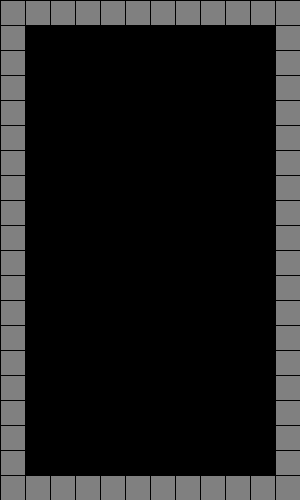
Frame 1 (no input)
Frame 60 (the mouse pressed at the canvas centre just before this capture): identical to frame 1, image omitted
Frame 120 (the mouse held since frame 60 and released just before this capture): identical to frame 1, image omitted

The Processing sketch that drew this single still picture (run headless with seeded random() and noise(); from frame 60 on, the mouse is pressed at the canvas centre):

// Processing sketch: tetris02
// ── tetris02.pde
//Tetris 俄羅斯方塊
int[][]grid={
  {1,1,1,1,1,1,1,1,1,1,1,1},
  {1,0,0,0,0,0,0,0,0,0,0,1},
  {1,0,0,0,0,0,0,0,0,0,0,1},
  {1,0,0,0,0,0,0,0,0,0,0,1},
  {1,0,0,0,0,0,0,0,0,0,0,1},
  {1,0,0,0,0,0,0,0,0,0,0,1},
  {1,0,0,0,0,0,0,0,0,0,0,1},
  {1,0,0,0,0,0,0,0,0,0,0,1},
  {1,0,0,0,0,0,0,0,0,0,0,1},
  {1,0,0,0,0,0,0,0,0,0,0,1},
  {1,0,0,0,0,0,0,0,0,0,0,1},
  {1,0,0,0,0,0,0,0,0,0,0,1},
  {1,0,0,0,0,0,0,0,0,0,0,1},
  {1,0,0,0,0,0,0,0,0,0,0,1},
  {1,0,0,0,0,0,0,0,0,0,0,1},
  {1,0,0,0,0,0,0,0,0,0,0,1},
  {1,0,0,0,0,0,0,0,0,0,0,1},
  {1,0,0,0,0,0,0,0,0,0,0,1},
  {1,0,0,0,0,0,0,0,0,0,0,1},
  {1,1,1,1,1,1,1,1,1,1,1,1}
};//0:洞,1:磚,2,3,4,5.色彩
void setup(){
  size(300,500);
}//12x20 10x18   (25x25)
void draw(){
  background(0);
  for(int x=0; x<12; x++){
    for(int y=0; y<20; y++){
      if(grid[y][x]==1) fill(128);
      else fill(0);
      rect(x*25, y*25, 25,25);
    }
  }
}
